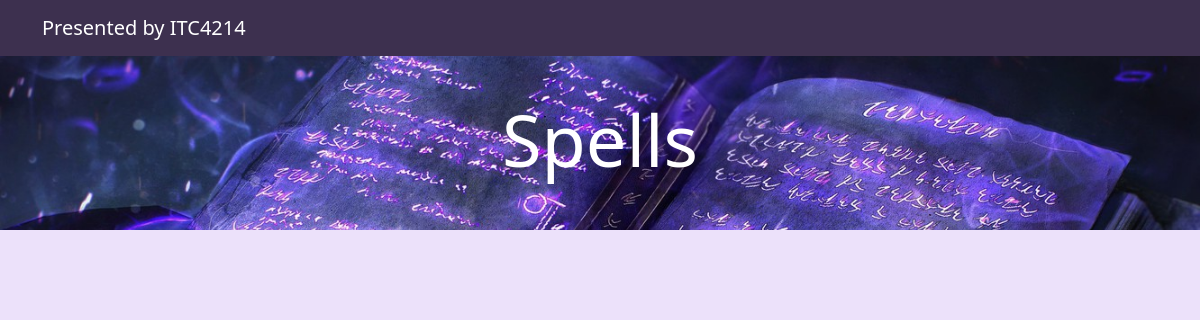
The app's page /, older data.
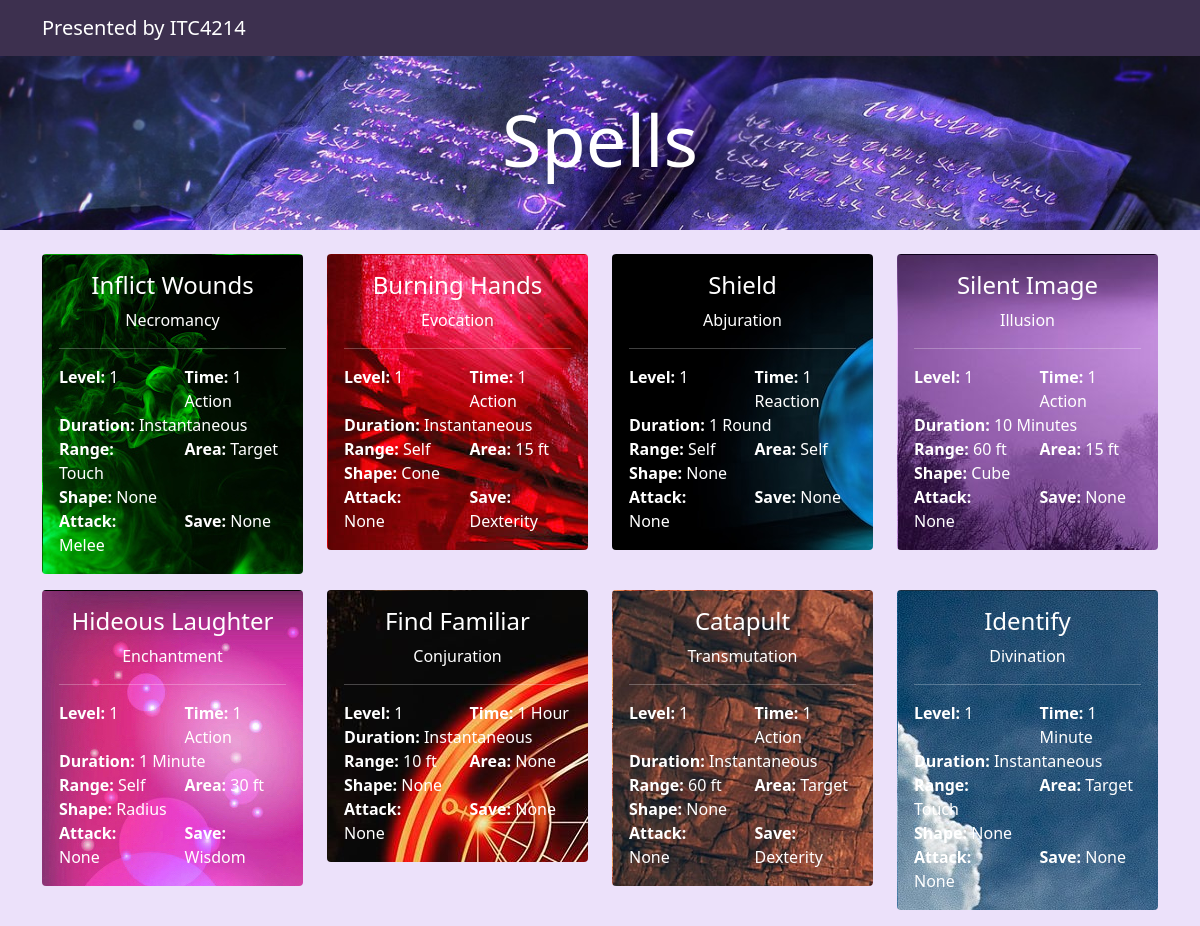
The same page, newer data.
### app/models.py (models this page shows, shortened)
class Spell(models.Model):
    name = models.CharField(max_length=20)
    level = models.IntegerField()
    school = models.ForeignKey(School, on_delete=models.CASCADE)
    materials = models.CharField(max_length=100, default="None")
    range = models.CharField(max_length=20, default="Touch")
    area = models.CharField(max_length=30, default="Target")
    AREA_TYPES = [
        ("None", "None"),
        ("Radius", "Radius"),
        ("Cube", "Cube"),
        ("Sphere", "Sphere"),
        ("Cylinder", "Cylinder"),
        ("Cone", "Cone")
        ]
    area_shape = models.CharField(max_length=20, choices=AREA_TYPES, default="None")
    ATTACK_TYPES = [
        ("None", "None"),
        ("Melee", "Melee Spell Attack"),
        ("Ranged", "Ranged Spell Attack")
    ]
    SAVE_TYPES = [
        ("None", "None"),
        ("Dexterity", "Dexterity Save"),
        ("Strength", "Strength Save"),
        ("Constitution", "Constitution Save"),
        ("Intelligence", "Intelligence Save"),
        ("Wisdom", "Wisdom Save"),
        ("Charisma", "Charisma Save")
    ]
    attack = models.CharField(max_length=30, choices=ATTACK_TYPES, default="None")
    saving_throw = models.CharField(max_length=30, choices=SAVE_TYPES, default="None")
    casting_time = models.CharField(max_length=20, default="None")
    ritual = models.BooleanField(default=False)
    duration = models.CharField(max_length=20, default="None")
    concentration = models.BooleanField()
    components = models.ManyToManyField(Component, blank=True)
    damage_type = models.ManyToManyField(DamageType, blank=True)
    effects = models.ManyToManyField(Effect, blank=True)
    description = models.TextField(max_length=4000, default="No description provided.")
    upcasting = models.TextField(max_length=1000, default="No additional effects when upcast.")
    char_class = models.ManyToManyField(CharacterClass, blank=True)
    RATING_OPTIONS = [
        ("No Rating", "No Rating"),
        ("1/5", "1/5"),
        ("2/5", "2/5"),
        ("3/5", "3/5"),
        ("4/5", "4/5"),
        ("5/5", "5/5")
        ]
    rating = models.IntegerField(choices=RATING_OPTIONS, null = True, blank=True)
    favorite = models.BooleanField(default=False)

class School(models.Model):
    name = models.CharField(max_length=30, blank=True)

### app/views.py (the view)
# urls.py: path('', views.index, name="index"),
def index(request):
    spells = Spell.objects.all()
    return render(request, 'index.html', {
        "v_spells" : spells
    })

### app/templates/index.html
{% extends "base.html" %}
{% block content %}
    <div class="row">
        {% for spell in v_spells %}
            <div class="col-md-4 col-lg-3">
                <div class="card mb-3"
                    {% if spell.school.name != "" %}
                        style="border-color: transparent; background-image: url( '/static/img/{{spell.school.name}}.jpg' ); color: white;"
                    {% else %}
                        style="color: black;"
                    {% endif %}
                >
                    <div class="card-body">
                        <a href="{% url 'spell_detail' spell.id %}" style="text-decoration: none;">
                            <h4 class="card-title text-center"
                            {% if spell.school.name != "" %}
                                style="color: white;"
                            {% else %}
                            style="color: black;"
                            {% endif %}
                            >{{spell.name}}</h4>
                        </a>
                        <div class="text-center">{{ spell.school.name }}</div>
                        <hr>
                        <div class="card-text">
                            <div class="row">
                                <div class="col-6">
                                    <strong>Level: </strong>
                                    {% if spell.level == 0 %}
                                        Cantrip
                                    {% else %}
                                        {{spell.level}}
                                    {% endif %}
                                </div>
                                <div class="col-6"><strong>Time: </strong>{{spell.casting_time}}</div>
                                <div class="col-12"><strong>Duration: </strong>{{spell.duration}}</div>
                                <div class="col-6"><strong>Range: </strong>{{spell.range}}</div>
                                <div class="col-6"><strong>Area: </strong>{{spell.area}}</div>
                                <div class="col-12"><strong>Shape: </strong>{{spell.area_shape}}</div>
                                <div class="col-6"><strong>Attack: </strong>{{spell.attack}}</div>
                                <div class="col-6"><strong>Save: </strong>{{spell.saving_throw}}</div>
                            </div>
                        </div>
                    </div>
                </div>
            </div>
        {% endfor %}
    </div>
{% endblock %}

### app/templates/base.html (shortened to what this page needs)
{% load static %}
<!DOCTYPE html>
<html lang="en-US">
<head>
    <link href="https://cdn.jsdelivr.net/npm/bootstrap@5.0.2/dist/css/bootstrap.min.css" rel="stylesheet">
    <link rel="stylesheet" href="{% static 'css/custom.css' %}">
</head>
<body id="home" class="dark-bg" data-spy="scroll" data-target=".navbar" data-offset="100">
<nav class="navbar navbar-expand-lg navbar-dark fixed-top backg-nav">
    <div class="container">
        <a class="navbar-brand order-1 mr-0" href="https://www.acg.edu" target="_blank">Presented by ITC4214</a>
</nav>
<div class="jumbotron jumbotron-fluid bg-info text-white">
    <div class="container text-sm-center pt-5">
        <h1 class="display-2 py-5">Spells</h1>
        </div>
    </div>
<div class="container pt-3">
    {% block content %}
    {% endblock %}
</div>
</body>
</html>

### app/static/css/custom.css (style rules this page uses)
.backg-nav { background-color: #3d304f; }
.dark-bg { background-color: #ece1fa; }
.jumbotron { background-image: url( '/static/img/jumbo_bg.jpg' ); background-size: cover; }
.card { border-color: transparent; }

### app/templates/base.html (style rules this page uses)
body { position: relative; }

Row changes from the older to the newer data that the page shows:
added Spell: school.name (picture), name "Inflict Wounds", school.name "Necromancy", level "1", casting_time "1 Action", duration "Instantaneous", range "Touch", area "Target", area_shape "None", attack "Melee", saving_throw "None"
added Spell: school.name (picture), name "Burning Hands", school.name "Evocation", level "1", casting_time "1 Action", duration "Instantaneous", range "Self", area "15 ft", area_shape "Cone", attack "None", saving_throw "Dexterity"
added Spell: school.name (picture), name "Shield", school.name "Abjuration", level "1", casting_time "1 Reaction", duration "1 Round", range "Self", area "Self", area_shape "None", attack "None", saving_throw "None"
added Spell: school.name (picture), name "Silent Image", school.name "Illusion", level "1", casting_time "1 Action", duration "10 Minutes", range "60 ft", area "15 ft", area_shape "Cube", attack "None", saving_throw "None"
added Spell: school.name (picture), name "Hideous Laughter", school.name "Enchantment", level "1", casting_time "1 Action", duration "1 Minute", range "Self", area "30 ft", area_shape "Radius", attack "None", saving_throw "Wisdom"
added Spell: school.name (picture), name "Find Familiar", school.name "Conjuration", level "1", casting_time "1 Hour", duration "Instantaneous", range "10 ft", area "None", area_shape "None", attack "None", saving_throw "None"
added Spell: school.name (picture), name "Catapult", school.name "Transmutation", level "1", casting_time "1 Action", duration "Instantaneous", range "60 ft", area "Target", area_shape "None", attack "None", saving_throw "Dexterity"
added Spell: school.name (picture), name "Identify", school.name "Divination", level "1", casting_time "1 Minute", duration "Instantaneous", range "Touch", area "Target", area_shape "None", attack "None", saving_throw "None"
